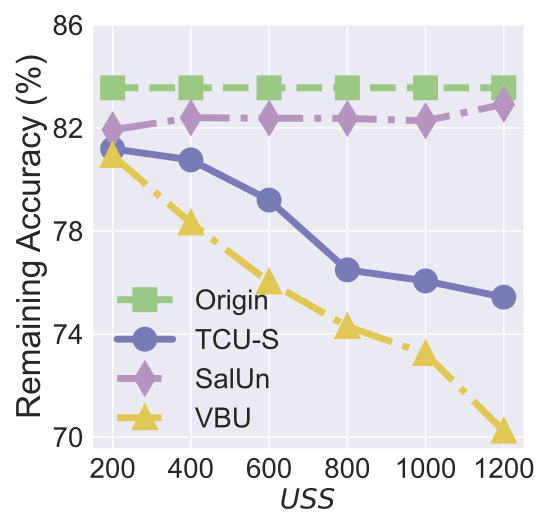

Source code (Python):


import numpy as np
import matplotlib.pyplot as plt

epsilon = 3
beta = 1 / epsilon


x=[1, 2, 3, 4, 5, 6]
# validation_for_plt =[97,95.8600, 94.9400, 93.5400, 93.2400]
# attack_for_plt=[0, 0.3524, 0, 0.1762, 0.1762]
# basic_for_plt=[99.8, 99.8, 99.8, 99.8, 99.8]

labels = ['200', '400', '600', '800', '1000', '1200']
# unl_org = [97.77, 97.55, 97.35, 97.29, 97.21, 97.21]

# unl_hess_r = [96.6, 96.66, 96.04, 95.94, 95.85, 97.21]
OUL = [0.8119, 0.8076, 0.7920, 0.7649, 0.7606, 0.7543]

org_acc = [0.8356, 0.8356, 0.8356, 0.8356, 0.8356, 0.8356]

salun_acc = [0.8193, 0.8240,  0.8238, 0.8237, 0.8228, 0.8292]
# unl_ss_wo = [94.32, 94.53, 94.78, 93.38, 94.04, 97.21]
vbu_ldp_acc = [0.8093, 0.7831, 0.7602, 0.7429, 0.7324, 0.7023]

for i in range(len(OUL)):
    OUL[i] = OUL[i]*100
    org_acc[i] = org_acc[i]*100
    salun_acc[i] = salun_acc[i]*100
    vbu_ldp_acc[i] = vbu_ldp_acc[i] * 100

plt.style.use('seaborn')
plt.figure(figsize=(5.5, 5.3))
l_w=5
m_s=15
marker_s = 3
markevery=1
#plt.figure(figsize=(8, 5.3))
#plt.plot(x, unl_fr, color='blue', marker='^', label='Retrain',linewidth=l_w, markersize=m_s)

#plt.plot(x, unl_ss_w, color='g',  marker='*',  label='PriMU$_{w}$',linewidth=l_w, markersize=m_s)
plt.plot(x, org_acc, linestyle='--', color='#9BC985',  marker='s', fillstyle='full', markevery=markevery, label='Origin',linewidth=l_w, markersize=m_s, markeredgewidth=marker_s)


plt.plot(x, OUL, linestyle='-', color='#797BB7', marker='o', fillstyle='full', markevery=markevery,
         label='TCU-S', linewidth=l_w, markersize=m_s, markeredgewidth=marker_s)



plt.plot(x, salun_acc, linestyle='-.', color='#B595BF',  marker='d', fillstyle='full', markevery=markevery, label='SalUn',linewidth=l_w, markersize=m_s, markeredgewidth=marker_s)

plt.plot(x, vbu_ldp_acc, linestyle='-.', color='#E1C855',  marker='^', fillstyle='full', markevery=markevery,
         label='VBU',linewidth=l_w, markersize=m_s, markeredgewidth=marker_s)


# plt.grid()
leg = plt.legend(fancybox=True, shadow=True)
# plt.xlabel('Malicious Client Ratio (%)' ,fontsize=16)
plt.ylabel('Remaining Accuracy (%)' ,fontsize=24)
my_y_ticks = np.arange(70.0, 86.9, 4)
plt.yticks(my_y_ticks,fontsize=20)
plt.xlabel('$\it USS$' ,fontsize=20)

plt.xticks(x, labels, fontsize=20)
# plt.title('CIFAR10 IID')

# plt.annotate(r"1e0", xy=(0.1, 1.01), xycoords='axes fraction', xytext=(-10, 10), textcoords='offset points', ha='right', va='center', fontsize=15)


# plt.title('(c) Utility Preservation', fontsize=24)
plt.legend(loc=(0.03, 0.01),fontsize=20)
plt.tight_layout()
#plt.title("MNIST")
plt.rcParams['figure.figsize'] = (2.0, 1)
plt.rcParams['image.interpolation'] = 'nearest'
plt.rcParams['figure.subplot.left'] = 0.11
plt.rcParams['figure.subplot.bottom'] = 0.08
plt.rcParams['figure.subplot.right'] = 0.977
plt.rcParams['figure.subplot.top'] = 0.969
plt.savefig('tiny_imagenet_model_RA_uss.pdf', format='pdf', dpi=200)
plt.show()
